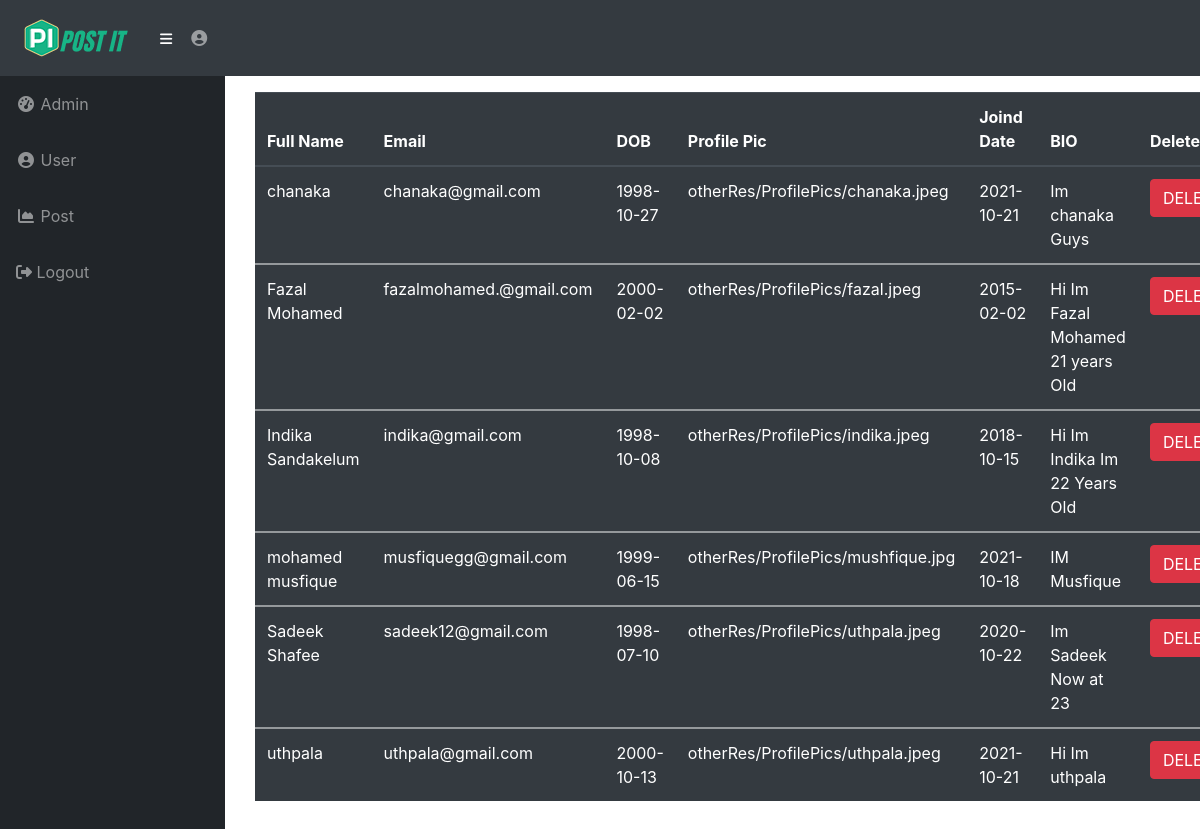
Screenshot of /user.php (signed in) with the database file from the repository.
### tables this page shows
CREATE TABLE `Users` (
  `fullname` varchar(255) NOT NULL,
  `email` varchar(255) NOT NULL,
  `password` varchar(255) NOT NULL,
  `DOB` date NOT NULL,
  `profile_pic_path` varchar(255) NOT NULL,
  `joinedDate` date NOT NULL,
  `bio` varchar(255) NOT NULL
);

### user.php (the view, shortened to what this page needs)
<!DOCTYPE html>
<html lang="en">
<head>
  <link href="vendor/bootstrap/css/bootstrap.min.css" rel="stylesheet">
  <link href="vendor/fontawesome-free/css/all.min.css" rel="stylesheet" type="text/css">
  <link href="vendor/datatables/dataTables.bootstrap4.css" rel="stylesheet">
  <link href="css/sb-admin.css" rel="stylesheet">
  <link rel="stylesheet" href="https://stackpath.bootstrapcdn.com/bootstrap/4.3.1/css/bootstrap.min.css"
>
</head>
<body id="page-top">
  <nav class="navbar navbar-expand navbar-dark bg-dark static-top">
   <img class="navbar-brand" src="otherRes/Brand.png">
    <button class="btn btn-link btn-sm text-white order-1 order-sm-0" id="sidebarToggle" href="#">
      <i class="fas fa-bars"></i>
    </button>
    <ul class="navbar-nav ml-auto ml-md-0">
      <li class="nav-item dropdown no-arrow">
        <a class="nav-link dropdown-toggle" href="#" id="userDropdown" role="button" data-toggle="dropdown"
          aria-haspopup="true" aria-expanded="false">
          <i class="fas fa-user-circle fa-fw"></i>
        </a>
      </li>
    </ul>
  </nav>
  <div id="wrapper">
    <ul class="sidebar navbar-nav">
      <li class="nav-item">
        <a class="nav-link" href="admin.php">
          <i class="fas fa-fw fa-tachometer-alt"></i>
          <span>Admin</span>
        </a>
      </li>
      <li class="nav-item">
        <a class="nav-link" href="user.php">
          <i class="fas fa-fw fa-user-circle"></i>
          <span>User</span></a>
      </li>
      <li class="nav-item">
        <a class="nav-link" href="posts.php">
          <i class="fas fa-fw fa-chart-area"></i>
          <span>Post</span></a>
      </li>
      <li class="nav-item">
        <a class="nav-link" href="otherRes/logoutAdmin.php">
          <i class="fas fa-sign-out-alt"></i>
          <span>Logout</span></a>
      </li>
    </ul>
    <div id="content-wrapper">
      <div class="container-fluid">
        <div class="container">
          <?php
              $connection = mysqli_connect("localhost", "root", "", );
              $query = "SELECT * FROM Users";
              $query_run = mysqli_query($connection, $query);
              ?>
          <table class="table table-dark">
            <thead>
              <tr>
                <th scope="col">Full Name</th>
                <th scope="col">Email</th>
                <th scope="col">DOB</th>
                <th scope="col">Profile Pic</th>
                <th scope="col">Joind Date</th>
                <th scope="col">BIO</th>
                <th scope="col">Delete</th>
              </tr>
            </thead>
            <?php
                              if ($query_run) {
                                  foreach ($query_run as $row) {
                                      ?>
            <tbody>
              <tr>
                <td><?php echo $row['fullname'] ?>
                </td>
                <td><?php echo $row['email'] ?>
                </td>
                <td><?php echo $row['DOB'] ?>
                </td>
                <td><?php echo $row['profile_pic_path'] ?>
                </td>
                <td><?php echo $row['joinedDate'] ?>
                </td>
                <td><?php echo $row['bio'] ?>
                </td>
                <td>
                  <button type="button" class="btn btn-danger deletebtn">DELETE</button>
                </td>
              </tr>
            </tbody>
            <?php
                                  }
                              } else {
                                  echo "NO Record Found";
                              }
                                  ?>
          </table>
        </div>
      </div>
    </div>
  </div>
</body>
</html>

### css/sb-admin.css (style rules this page uses)
html { position: relative; min-height: 100%; }
body { height: 100%; }
#wrapper { display: -webkit-box; display: -ms-flexbox; display: flex; }
#wrapper #content-wrapper { overflow-x: hidden; width: 100%; padding-top: 1rem; padding-bottom: 80px; }
.navbar-nav .nav-item.dropdown .dropdown-toggle::after { width: 1rem; text-align: center; float: right; vertical-align: 0; border: 0; font-weight: 900; content: "\f105"; font-family: "Font Awesome 5 Free"; }
.navbar-nav .nav-item.dropdown.no-arrow .dropdown-toggle::after { display: none; }
.sidebar { width: 90px !important; background-color: #212529; min-height: calc(100vh - 56px); }
.sidebar .nav-item:last-child { margin-bottom: 1rem; }
.sidebar .nav-item .nav-link { text-align: center; padding: 0.75rem 1rem; width: 90px; }
.sidebar .nav-item .nav-link span { font-size: 0.65rem; display: block; }
.sidebar .nav-item .nav-link { color: rgba(255, 255, 255, 0.5); }
@media (min-width: 768px) { .sidebar { width: 225px !important; } }
@media (min-width: 768px) { .sidebar .nav-item .nav-link { display: block; width: 100%; text-align: left; padding: 1rem; width: 225px; } }
@media (min-width: 768px) { .sidebar .nav-item .nav-link span { font-size: 1rem; display: inline; } }
:root { --input-padding-x: 0.75rem; --input-padding-y: 0.75rem; }

### rows the page displays
users: fullname "chanaka", email "chanaka@gmail.com", DOB "1998-10-27", profile_pic_path "otherRes/ProfilePics/chanaka.jpeg", joinedDate "2021-10-21", bio "Im chanaka Guys"
users: fullname "Fazal Mohamed", email "fazalmohamed.@gmail.com", DOB "2000-02-02", profile_pic_path "otherRes/ProfilePics/fazal.jpeg", joinedDate "2015-02-02", bio "Hi Im Fazal Mohamed 21 years Old"
users: fullname "Indika Sandakelum", email "indika@gmail.com", DOB "1998-10-08", profile_pic_path "otherRes/ProfilePics/indika.jpeg", joinedDate "2018-10-15", bio "Hi Im Indika Im 22 Years Old"
users: fullname "mohamed musfique", email "musfiquegg@gmail.com", DOB "1999-06-15", profile_pic_path "otherRes/ProfilePics/mushfique.jpg", joinedDate "2021-10-18", bio "IM Musfique"
users: fullname "Sadeek Shafee", email "sadeek12@gmail.com", DOB "1998-07-10", profile_pic_path "otherRes/ProfilePics/uthpala.jpeg", joinedDate "2020-10-22", bio "Im Sadeek Now at 23"
users: fullname "uthpala", email "uthpala@gmail.com", DOB "2000-10-13", profile_pic_path "otherRes/ProfilePics/uthpala.jpeg", joinedDate "2021-10-21", bio "Hi Im uthpala"
